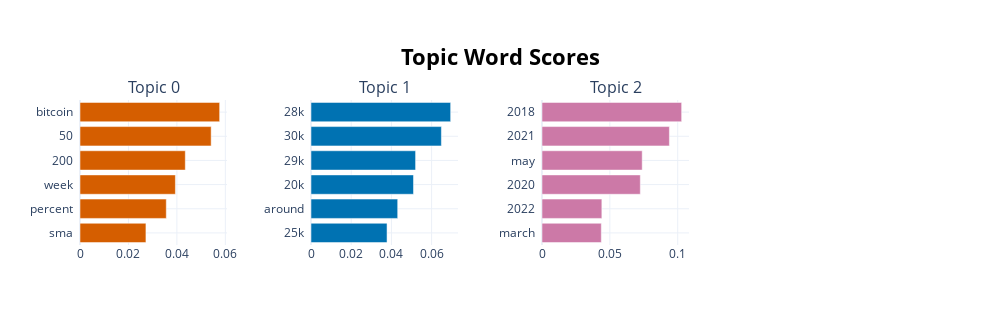

Notebook source saved alongside this figure:
### Code cell
model.visualize_barchart(n_words=6)

### Figure 1 — Plotly figure (JSON) as saved in the notebook; plotly's stock layout.template omitted (floating-point values rounded to 4 significant figures)
{"data": [{"marker": {"color": "#D55E00"}, "orientation": "h", "x": [0.02722, 0.03563, 0.03939, 0.04347, 0.05415, 0.05765], "y": ["sma  ", "percent  ", "week  ", "200  ", "50  ", "bitcoin  "], "type": "bar", "xaxis": "x", "yaxis": "y"}, {"marker": {"color": "#0072B2"}, "orientation": "h", "x": [0.03782, 0.04312, 0.05098, 0.05202, 0.06485, 0.06947], "y": ["25k  ", "around  ", "20k  ", "29k  ", "30k  ", "28k  "], "type": "bar", "xaxis": "x2", "yaxis": "y2"}, {"marker": {"color": "#CC79A7"}, "orientation": "h", "x": [0.0437, 0.0441, 0.07244, 0.07383, 0.09387, 0.1029], "y": ["march  ", "2022  ", "2020  ", "may  ", "2021  ", "2018  "], "type": "bar", "xaxis": "x3", "yaxis": "y3"}], "layout": {"xaxis": {"anchor": "y", "domain": [0.0, 0.175], "showgrid": true}, "yaxis": {"anchor": "x", "domain": [0.0, 1.0], "showgrid": true}, "xaxis2": {"anchor": "y2", "domain": [0.275, 0.45], "showgrid": true}, "yaxis2": {"anchor": "x2", "domain": [0.0, 1.0], "showgrid": true}, "xaxis3": {"anchor": "y3", "domain": [0.55, 0.725], "showgrid": true}, "yaxis3": {"anchor": "x3", "domain": [0.0, 1.0], "showgrid": true}, "xaxis4": {"anchor": "y4", "domain": [0.825, 1.0], "showgrid": true}, "yaxis4": {"anchor": "x4", "domain": [0.0, 1.0], "showgrid": true}, "annotations": [{"font": {"size": 16}, "showarrow": false, "text": "Topic 0", "x": 0.0875, "xanchor": "center", "xref": "paper", "y": 1.0, "yanchor": "bottom", "yref": "paper"}, {"font": {"size": 16}, "showarrow": false, "text": "Topic 1", "x": 0.3625, "xanchor": "center", "xref": "paper", "y": 1.0, "yanchor": "bottom", "yref": "paper"}, {"font": {"size": 16}, "showarrow": false, "text": "Topic 2", "x": 0.6375, "xanchor": "center", "xref": "paper", "y": 1.0, "yanchor": "bottom", "yref": "paper"}], "title": {"font": {"size": 22, "color": "Black"}, "text": "<b>Topic Word Scores", "x": 0.5, "xanchor": "center", "yanchor": "top"}, "hoverlabel": {"font": {"size": 16, "family": "Rockwell"}, "bgcolor": "white"}, "showlegend": false, "width": 1000, "height": 325.0}}
